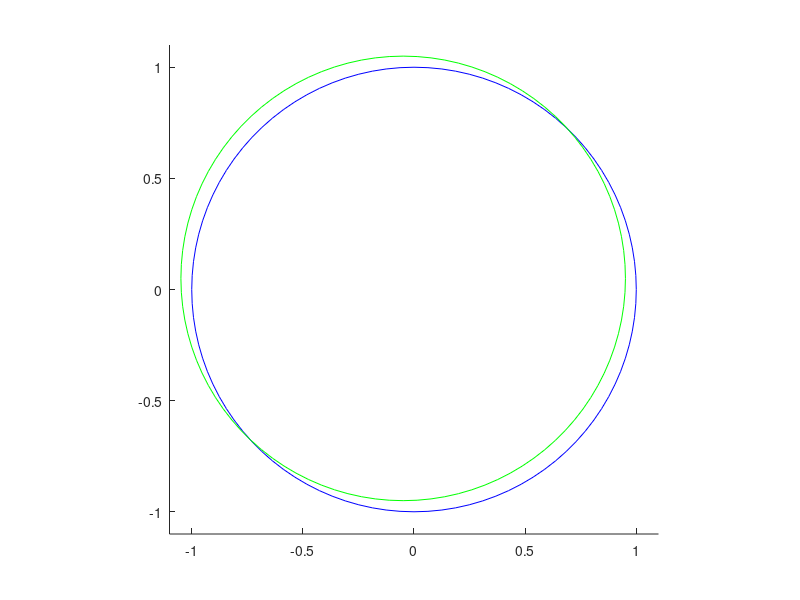
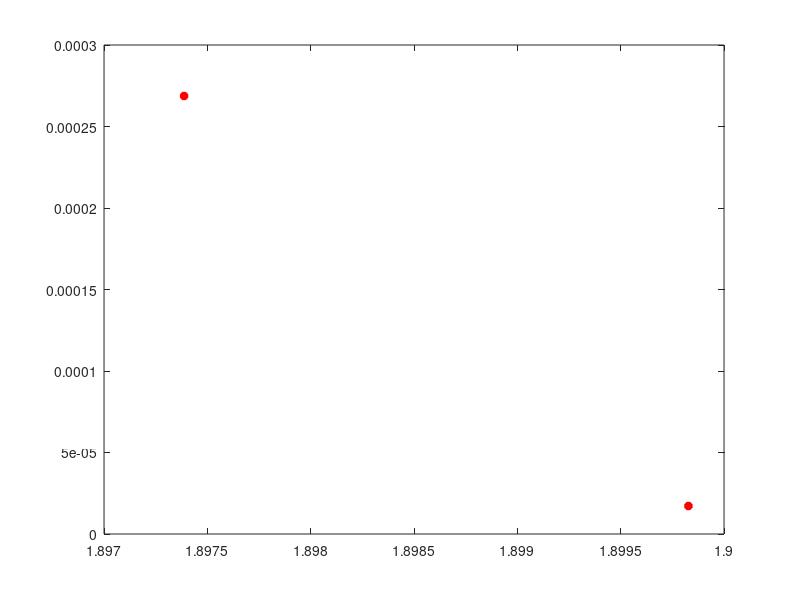

Here is the MATLAB script that generated these plots, in order:
%jowkowski
close all

%% set initial conditions
a=1;
c=0.95;
x_s=-0.04875;
y_s=0.05*i;
alpha_deg=0; %degrees


%% create physical variables
alpha=alpha_deg/180*pi %angle of attack in radians
th = 0:pi/50:2*pi;      %theta for circle definition

%define the cylinder in the flow
z = a*(cos(th)+i*sin(th));

% Define the smaller transform circle (only for visuals)
z_c = c*(cos(th)+i*sin(th));

%% Transformation 1 
%We shift the circle with radius a relative to a Jowkowski 
%circle of radius c by the amounts xs and ys, such that the two circles 
%intersect on the x axis (to obtain the sharp trailing edge cusp).

w0 =z + x_s +y_s;

figure
hold on
plot(real(z),imag(z),'b')
plot(real(w0),imag(w0),'g')
axis([-1.1 1.1 -1.1 1.1])
daspect([1 1 1])


%% Transformation 2 
%We apply the Joukowski transformation

w1=w0+c^2./w0;

%% Transformation 2 
%We add the angle of attack ?

w2=w1*exp(-alpha*i);

%% accounting for the panels

airfoil_panels=[real(w2);imag(w2)].';
n=length(airfoil_panels);
all_panels = zeros(n,4);

for j=1:n
    if j==n % at the end, replace with the first ones
        all_panels(j,:) = [airfoil_panels(j,:),airfoil_panels(1,:)];
    else
        all_panels(j,:) = [airfoil_panels(j,:),airfoil_panels(j+1,:)];
    end
end

flip_panels=flip(all_panels);
sorted_panels=circshift(flip_panels,-1);
clipped_panels=sorted_panels(1:end-1,:);


%% Plotting
figure;
   Xj = [clipped_panels(1,1),clipped_panels(1,3)]
   Yj = [clipped_panels(1,2),clipped_panels(1,4)]
   plot(Xj,Yj,'r*','LineWidth', 2.5)
 hold on ;
% for p=1:n
%    Xj = [clipped_panels(p,1),clipped_panels(p,3)]
%    Yj = [clipped_panels(p,2),clipped_panels(p,4)]
%    plot(Xj,Yj,'-b','LineWidth', 2.5)
%    pause
% end
